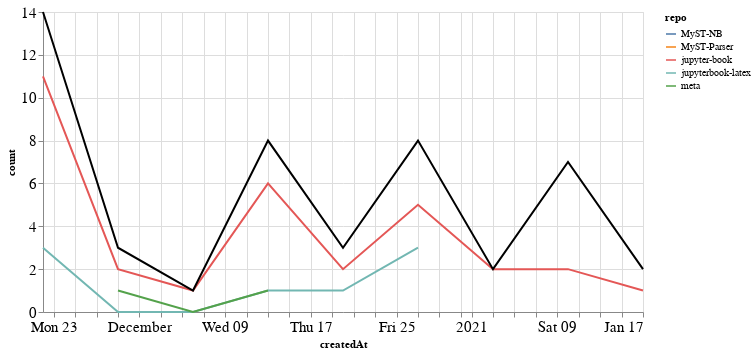

Write notebook code for a chart like this one.
### Markdown cell above
### Comments

### Code cell
comments_time = comments.groupby('repo').resample('W', on='createdAt').count()['author'].reset_index()
comments_time = comments_time.rename(columns={'author': 'count'})
comments_time_total = comments_time.groupby('createdAt').agg({"count": "sum"}).reset_index()
ch1 = alt.Chart(comments_time, width=600).mark_line().encode(
    x='createdAt',
    y='count',
    color='repo',
    tooltip="repo"
)

ch2 = alt.Chart(comments_time_total, width=600).mark_line(color="black").encode(
    x='createdAt',
    y='count',
)

ch1 + ch2

### Figure 1 — Vega-Lite specification as saved in the notebook (floating-point values rounded to 4 significant figures)
{"config": {"axisLeft": {"labelFontSize": 15}, "axisBottom": {"labelFontSize": 15}}, "layer": [{"data": {"name": "data-1461e321e485dddfde9222d3695e8421"}, "mark": "line", "encoding": {"color": {"type": "nominal", "field": "repo"}, "tooltip": {"type": "nominal", "field": "repo"}, "x": {"type": "temporal", "field": "createdAt"}, "y": {"type": "quantitative", "field": "count"}}, "width": 600}, {"data": {"name": "data-42cba99e40b32f94c5683f5953bc4b69"}, "mark": {"type": "line", "color": "black"}, "encoding": {"x": {"type": "temporal", "field": "createdAt"}, "y": {"type": "quantitative", "field": "count"}}, "width": 600}], "$schema": "https://vega.github.io/schema/vega-lite/v4.8.1.json", "datasets": {"data-1461e321e485dddfde9222d3695e8421": [{"repo": "MyST-NB", "createdAt": "2021-01-10T00:00:00", "count": 5}, {"repo": "MyST-Parser", "createdAt": "2021-01-17T00:00:00", "count": 1}, {"repo": "jupyter-book", "createdAt": "2020-11-22T00:00:00", "count": 11}, {"repo": "jupyter-book", "createdAt": "2020-11-29T00:00:00", "count": 2}, {"repo": "jupyter-book", "createdAt": "2020-12-06T00:00:00", "count": 1}, {"repo": "jupyter-book", "createdAt": "2020-12-13T00:00:00", "count": 6}, {"repo": "jupyter-book", "createdAt": "2020-12-20T00:00:00", "count": 2}, {"repo": "jupyter-book", "createdAt": "2020-12-27T00:00:00", "count": 5}, {"repo": "jupyter-book", "createdAt": "2021-01-03T00:00:00", "count": 2}, {"repo": "jupyter-book", "createdAt": "2021-01-10T00:00:00", "count": 2}, {"repo": "jupyter-book", "createdAt": "2021-01-17T00:00:00", "count": 1}, {"repo": "jupyterbook-latex", "createdAt": "2020-11-22T00:00:00", "count": 3}, {"repo": "jupyterbook-latex", "createdAt": "2020-11-29T00:00:00", "count": 0}, {"repo": "jupyterbook-latex", "createdAt": "2020-12-06T00:00:00", "count": 0}, {"repo": "jupyterbook-latex", "createdAt": "2020-12-13T00:00:00", "count": 1}, {"repo": "jupyterbook-latex", "createdAt": "2020-12-20T00:00:00", "count": 1}, {"repo": "jupyterbook-latex", "createdAt": "2020-12-27T00:00:00", "count": 3}, {"repo": "meta", "createdAt": "2020-11-29T00:00:00", "count": 1}, {"repo": "meta", "createdAt": "2020-12-06T00:00:00", "count": 0}, {"repo": "meta", "createdAt": "2020-12-13T00:00:00", "count": 1}], "data-42cba99e40b32f94c5683f5953bc4b69": [{"createdAt": "2020-11-22T00:00:00", "count": 14}, {"createdAt": "2020-11-29T00:00:00", "count": 3}, {"createdAt": "2020-12-06T00:00:00", "count": 1}, {"createdAt": "2020-12-13T00:00:00", "count": 8}, {"createdAt": "2020-12-20T00:00:00", "count": 3}, {"createdAt": "2020-12-27T00:00:00", "count": 8}, {"createdAt": "2021-01-03T00:00:00", "count": 2}, {"createdAt": "2021-01-10T00:00:00", "count": 7}, {"createdAt": "2021-01-17T00:00:00", "count": 2}]}}
